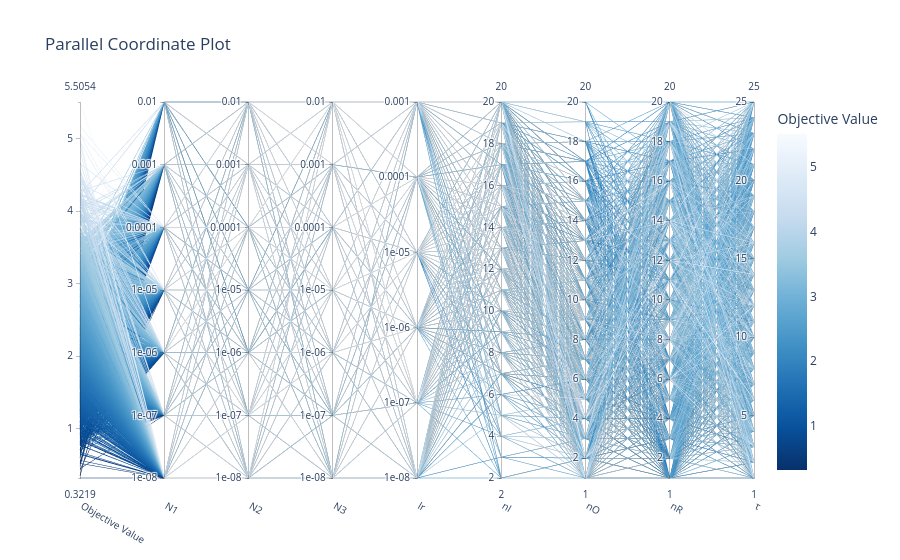

Notebook cell for this chart:
### Markdown cell above
Erro: 0.38424737700792944 parameters:  [16, 10, 6, 0.0001, 0.001, 1e-08, 1e-07, 11]\
Erro: 0.32187850670398843 parameters:  [14, 18, 4, 1e-08, 1e-05, 1e-06, 1e-05, 21]\
Erro: 0.26666923626695643 parameters:  [10, 24, 5, 0.0001, 0.001, 1e-05, 0.001, 14]\
Erro: 0.25535467364862985 parameters:  [17, 18, 3, 1e-08, 1e-08, 1e-05, 1e-08, 10]

### Code cell
plot_parallel_coordinate(study)

### Figure 1 — Plotly figure (JSON) as saved in the notebook; plotly's stock layout.template omitted (floating-point values rounded to 4 significant figures; data arrays with more than 128 entries replaced by an {"elided": "..."} marker saying what was removed)
{"data": [{"dimensions": [{"label": "Objective Value", "range": [0.3219, 5.505], "values": {"elided": "3356 float values"}}, {"label": "N1", "range": [0, 6], "ticktext": ["1e-08", "1e-07", "1e-06", "1e-05", "0.0001", "0.001", "0.01"], "tickvals": [0, 1, 2, 3, 4, 5, 6], "values": {"elided": "3356 int values"}}, {"label": "N2", "range": [0, 6], "ticktext": ["1e-08", "1e-07", "1e-06", "1e-05", "0.0001", "0.001", "0.01"], "tickvals": [0, 1, 2, 3, 4, 5, 6], "values": {"elided": "3356 int values"}}, {"label": "N3", "range": [0, 6], "ticktext": ["1e-08", "1e-07", "1e-06", "1e-05", "0.0001", "0.001", "0.01"], "tickvals": [0, 1, 2, 3, 4, 5, 6], "values": {"elided": "3356 int values"}}, {"label": "lr", "range": [0, 5], "ticktext": ["1e-08", "1e-07", "1e-06", "1e-05", "0.0001", "0.001"], "tickvals": [0, 1, 2, 3, 4, 5], "values": {"elided": "3356 int values"}}, {"label": "nI", "range": [2, 20], "values": {"elided": "3356 int values"}}, {"label": "nO", "range": [1, 20], "values": {"elided": "3356 int values"}}, {"label": "nR", "range": [1, 20], "values": {"elided": "3356 int values"}}, {"label": "τ", "range": [1, 25], "values": {"elided": "3356 int values"}}], "labelangle": 30, "labelside": "bottom", "line": {"color": {"elided": "3356 float values"}, "colorbar": {"title": {"text": "Objective Value"}}, "colorscale": [[0, "rgb(247,251,255)"], [0.125, "rgb(222,235,247)"], [0.25, "rgb(198,219,239)"], [0.375, "rgb(158,202,225)"], [0.5, "rgb(107,174,214)"], [0.625, "rgb(66,146,198)"], [0.75, "rgb(33,113,181)"], [0.875, "rgb(8,81,156)"], [1, "rgb(8,48,107)"]], "reversescale": true, "showscale": true}, "type": "parcoords"}], "layout": {"title": {"text": "Parallel Coordinate Plot"}}}
